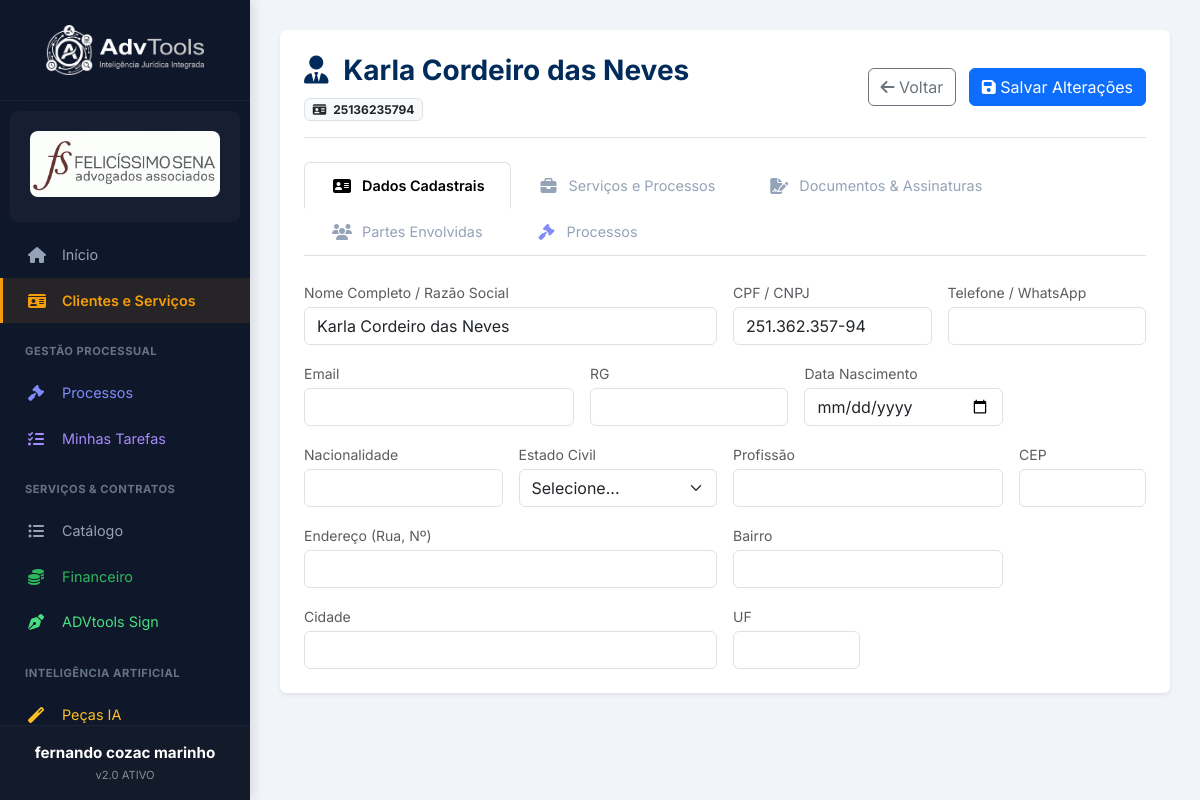
Page /clientes/8 (signed in) on the committed database.
### tables this page shows
CREATE TABLE clientes (
        id INTEGER PRIMARY KEY AUTOINCREMENT,
        escritorio_id INTEGER,
        nome TEXT NOT NULL,
        documento TEXT, -- CPF/CNPJ
        telefone TEXT,
        email TEXT,
        endereco TEXT,
        data_cadastro DATETIME DEFAULT CURRENT_TIMESTAMP, cep TEXT, data_nascimento TEXT, nacionalidade TEXT, estado_civil TEXT, profissao TEXT, rg TEXT, bairro TEXT, cidade TEXT, uf TEXT,
        FOREIGN KEY(escritorio_id) REFERENCES escritorios(id)
    );

### app.py (the view)
@app.route('/clientes/<int:id>')
def detalhe_cliente(id):
    if not session.get('usuario_logado'): return redirect(url_for('login'))
    conn = get_db_connection()
    esc_id = session.get('escritorio_id')
    cliente = conn.execute("SELECT * FROM clientes WHERE id = ? AND escritorio_id = ?", (id, esc_id)).fetchone()
    servicos = conn.execute('''
        SELECT s.*, t.nome as tipo_nome, p.titulo as processo_titulo, p.id as processo_vinculado_id
        FROM servicos s
        JOIN tipos_servico t ON s.tipo_servico_id = t.id
        LEFT JOIN processos p ON s.processo_id = p.id
        WHERE s.cliente_id = ? AND s.escritorio_id = ?
        ORDER BY s.id DESC
    ''', (id, esc_id)).fetchall()
    documentos = conn.execute("SELECT * FROM documentos WHERE cliente_id = ? AND escritorio_id = ? ORDER BY id DESC", (id, esc_id)).fetchall()
    partes = conn.execute("SELECT * FROM partes_envolvidas WHERE cliente_id = ?", (id,)).fetchall()
    processos_cliente = conn.execute("""
        SELECT p.*, u.nome as advogado_nome,
            (SELECT COUNT(*) FROM tarefas t WHERE t.processo_id = p.id AND t.status = 'Pendente') as tarefas_pendentes
        FROM processos p
        LEFT JOIN usuarios u ON p.advogado_responsavel_id = u.id
        WHERE p.cliente_id = ? AND p.escritorio_id = ?
        ORDER BY p.data_atualizacao DESC
    """, (id, esc_id)).fetchall()
    meus_tipos_count = conn.execute("SELECT count(*) FROM tipos_servico WHERE escritorio_id = ?", (esc_id,)).fetchone()[0]
    if meus_tipos_count == 0 and esc_id != 1:
        padroes = conn.execute("SELECT nome, descricao_padrao FROM tipos_servico WHERE escritorio_id = 1").fetchall()
        for p in padroes:
            conn.execute("INSERT INTO tipos_servico (escritorio_id, nome, descricao_padrao) VALUES (?, ?, ?)",
                         (esc_id, p['nome'], p['descricao_padrao']))
        conn.commit()
    tipos = conn.execute("SELECT id, nome FROM tipos_servico WHERE escritorio_id = ? ORDER BY nome", (esc_id,)).fetchall()
    conn.close()
    modelos = []
    pasta_modelos = get_pasta_modelos(esc_id)
    if os.path.exists(pasta_modelos):
        modelos = [f for f in os.listdir(pasta_modelos) if f.endswith('.docx') and not f.startswith('~$')]
    if not cliente:
        flash("Cliente não encontrado.")
        return redirect(url_for('clientes'))
    return render_template('cliente_detalhe.html', cliente=cliente, servicos=servicos, documentos=documentos, tipos_servico=tipos, partes=partes, modelos=modelos, processos_cliente=processos_cliente)

### app.py (called while the page is built, shortened)
def get_pasta_modelos(escritorio_id):
    path = os.path.join(BASE_MODELOS, str(escritorio_id))
    return path

### templates/cliente_detalhe.html (shortened to what this page needs)
{% extends "base.html" %}
{% block content %}
<div class="container-gestao bg-white rounded shadow-sm p-4">
    <div class="header-gestao d-flex justify-content-between align-items-center mb-4 border-bottom pb-3">
        <div>
            <h3 class="fw-bold" style="color: #002b5b;">
                <i class="fas fa-user-tie me-2"></i> {{ cliente.nome }}
            </h3>
            <span class="badge bg-light text-dark border"><i class="fas fa-id-card me-1"></i> {{ cliente.documento or
                'Sem Documento' }}</span>
        </div>
        <div>
            <a href="/clientes" class="btn btn-outline-secondary me-2"><i class="fas fa-arrow-left"></i> Voltar</a>
            {% if session['perfil'] in ['Admin', 'Comercial'] %}
            <button type="submit" form="form-dados" class="btn btn-primary"><i class="fas fa-save"></i> Salvar
                Alterações</button>
            {% endif %}
        </div>
    </div>
    <ul class="nav nav-tabs mb-4" id="clienteTab" role="tablist">
        <li class="nav-item" role="presentation">
            <button class="nav-link active" id="dados-tab" data-bs-toggle="tab" data-bs-target="#dados" type="button"
                role="tab"><i class="fas fa-address-card me-2"></i>Dados Cadastrais</button>
        </li>
        <li class="nav-item" role="presentation">
            <button class="nav-link" id="servicos-tab" data-bs-toggle="tab" data-bs-target="#servicos" type="button"
                role="tab"><i class="fas fa-briefcase me-2"></i>Serviços e Processos</button>
        </li>
        <li class="nav-item" role="presentation">
            <button class="nav-link" id="docs-tab" data-bs-toggle="tab" data-bs-target="#docs" type="button"
                role="tab"><i class="fas fa-file-signature me-2"></i>Documentos & Assinaturas</button>
        </li>
        <li class="nav-item" role="presentation">
            <button class="nav-link" id="partes-tab" data-bs-toggle="tab" data-bs-target="#partes" type="button"
                role="tab"><i class="fas fa-users me-2"></i>Partes Envolvidas</button>
        </li>
        <li class="nav-item" role="presentation">
            <button class="nav-link" id="processos-tab" data-bs-toggle="tab" data-bs-target="#processos" type="button"
                role="tab"><i class="fas fa-gavel me-2" style="color:#818cf8;"></i>Processos
            </button>
        </li>
    </ul>
    <div class="tab-content" id="clienteTabContent">
        <div class="tab-pane fade show active" id="dados" role="tabpanel">
            <form id="form-dados" action="/clientes/salvar" method="POST">
                <div class="row g-3">
                    <div class="col-md-6">
                        <label class="small text-muted mb-1">Nome Completo / Razão Social</label>
                        <input type="text" name="nome" class="form-control" value="{{ cliente.nome }}" required
                            {{ 'readonly' if session['perfil']=='Operacional' }}>
                    </div>
                    <div class="col-md-3">
                        <label class="small text-muted mb-1">CPF / CNPJ</label>
                        <input type="text" name="documento" class="form-control mask-document"
                            value="{{ cliente.documento }}" {{ 'readonly' if session['perfil']=='Operacional' }}>
                    </div>
                    <div class="col-md-3">
                        <label class="small text-muted mb-1">Telefone / WhatsApp</label>
                        <input type="text" name="telefone" class="form-control mask-phone"
                            value="{{ cliente.telefone }}" {{ 'readonly' if session['perfil']=='Operacional' }}>
                    </div>
                    <div class="col-md-4">
                        <label class="small text-muted mb-1">Email</label>
                        <input type="email" name="email" class="form-control" value="{{ cliente.email or '' }}"
                            {{ 'readonly' if session['perfil']=='Operacional' }}>
                    </div>
                    <div class="col-md-3">
                        <label class="small text-muted mb-1">RG</label>
                        <input type="text" name="rg" class="form-control" value="{{ cliente.rg or '' }}">
                    </div>
                    <div class="col-md-3">
                        <label class="small text-muted mb-1">Data Nascimento</label>
                        <input type="date" name="data_nascimento" class="form-control"
                            value="{{ cliente.data_nascimento or '' }}">
                    </div>
                    <div class="col-md-3">
                        <label class="small text-muted mb-1">Nacionalidade</label>
                        <input type="text" name="nacionalidade" class="form-control"
                            value="{{ cliente.nacionalidade or '' }}">
                    </div>
                    <div class="col-md-3">
                        <label class="small text-muted mb-1">Estado Civil</label>
                        <select name="estado_civil" class="form-select">
                            <option value="">Selecione...</option>
                        </select>
                    </div>
                    <div class="col-md-4">
                        <label class="small text-muted mb-1">Profissão</label>
                        <input type="text" name="profissao" class="form-control" value="{{ cliente.profissao or '' }}">
                    </div>
                    <div class="col-md-2">
                        <label class="small text-muted mb-1">CEP</label>
                        <input type="text" name="cep" class="form-control mask-cep" value="{{ cliente.cep or '' }}">
                    </div>
                    <div class="col-md-6">
                        <label class="small text-muted mb-1">Endereço (Rua, Nº)</label>
                        <input type="text" name="endereco" class="form-control" value="{{ cliente.endereco or '' }}">
                    </div>
                    <div class="col-md-4">
                        <label class="small text-muted mb-1">Bairro</label>
                        <input type="text" name="bairro" class="form-control" value="{{ cliente.bairro or '' }}">
                    </div>
                    <div class="col-md-6">
                        <label class="small text-muted mb-1">Cidade</label>
                        <input type="text" name="cidade" class="form-control" value="{{ cliente.cidade or '' }}">
                    </div>
                    <div class="col-md-2">
                        <label class="small text-muted mb-1">UF</label>
                        <input type="text" name="uf" class="form-control" value="{{ cliente.uf or '' }}" maxlength="2">
                    </div>
                </div>
            </form>
        </div>
    </div>
</div>
{% endblock %}

### templates/base.html (style rules this page uses)
:root { --sidebar-bg: #0F172A; --sidebar-hover: #1E293B; --text-main: #E2E8F0; --text-muted: #94A3B8; --accent: #F59E0B; --bg-body: #F1F5F9; }
body { background-color: var(--bg-body); font-family: 'Inter', sans-serif; overflow-x: hidden; }
.nav-link { color: var(--text-muted); padding: 12px 25px; font-size: 0.9rem; display: flex; align-items: center; transition: all 0.2s ease; text-decoration: none; border-left: 3px solid transparent; }
.nav-link i { width: 24px; margin-right: 10px; font-size: 1rem; }
.nav-link.active { background-color: rgba(245, 158, 11, 0.1); color: var(--accent); border-left-color: var(--accent); font-weight: 600; }

### rows in the picture
clientes: nome "Karla Cordeiro das Neves", documento "25136235794", documento "251.362.357-94"

### other values in the picture
{{ session.get('nome_usuario', 'Usuário') }} "fernando cozac marinho"
